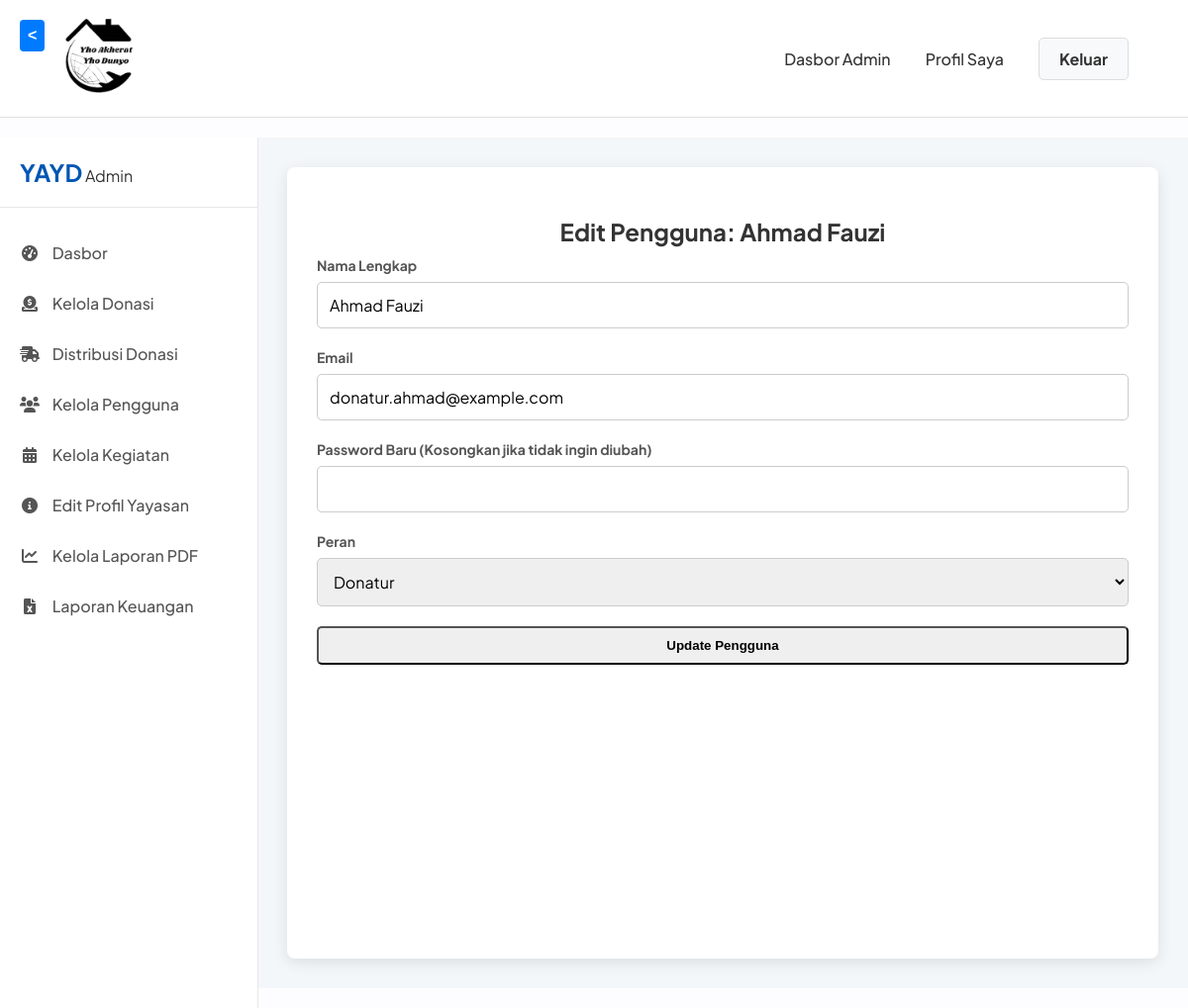
Page /admin/edit_pengguna.php?id=2 (signed in) on the committed database.
### tables this page shows
CREATE TABLE `users` (
  `id_user` INT AUTO_INCREMENT PRIMARY KEY,
  `id_role_fk` INT NOT NULL,
  `status_akun` ENUM('Aktif', 'Pending', 'Diblokir') NOT NULL DEFAULT 'Pending' COMMENT 'Status persetujuan akun oleh admin',
  `nama_lengkap` VARCHAR(255) NOT NULL,
  `email` VARCHAR(255) NOT NULL UNIQUE,
  `password` VARCHAR(255) NOT NULL COMMENT 'Password harus disimpan dalam bentuk hash',
  `nomor_telepon` VARCHAR(20) NULL,
  `alamat` TEXT NULL,
  `created_at` TIMESTAMP NULL DEFAULT CURRENT_TIMESTAMP
);

CREATE TABLE `roles` (
  `id_role` INT AUTO_INCREMENT PRIMARY KEY,
  `nama_role` VARCHAR(50) NOT NULL UNIQUE COMMENT 'Contoh: Admin, Donatur, Relawan'
);

### admin/edit_pengguna.php (called while the page is built, shortened)
<?php
require_once '../views/admin/edit_pengguna.php';

### views/admin/edit_pengguna.php (the view, shortened to what this page needs)
<?php
require_once realpath(__DIR__ . '/../../config/database.php');
require_once realpath(__DIR__ . '/../templates/header.php');
$user_id = (int)$_GET['id'];
$stmt_user = mysqli_prepare($koneksi, "
    SELECT u.*, r.nama_role
    FROM users u
    JOIN roles r ON u.id_role_fk = r.id_role
    WHERE u.id_user = ?
");
mysqli_stmt_bind_param($stmt_user, 'i', $user_id);
mysqli_stmt_execute($stmt_user);
$result_user = mysqli_stmt_get_result($stmt_user);
$user = mysqli_fetch_assoc($result_user);
$roles = mysqli_query($koneksi, "SELECT * FROM roles ORDER BY nama_role");
?>
<div class="admin-wrapper">
    <?php require_once realpath(__DIR__ . '/../templates/admin_sidebar.php'); ?>
    <main class="admin-main-content center-content">
        <div class="form-container form-container-lg" style="margin: 0;">
            <h2>Edit Pengguna: <?= htmlspecialchars($user['nama_lengkap']) ?></h2>
            <form action="<?= BASE_URL ?>/controllers/UserController.php" method="POST">
                <div class="form-group">
                    <label>Nama Lengkap</label>
                    <input type="text" name="nama_lengkap" value="<?= htmlspecialchars($user['nama_lengkap']) ?>" required>
                </div>
                <div class="form-group">
                    <label>Email</label>
                    <input type="email" name="email" value="<?= htmlspecialchars($user['email']) ?>" required>
                </div>
                <div class="form-group">
                    <label>Password Baru (Kosongkan jika tidak ingin diubah)</label>
                    <input type="password" name="password">
                </div>
                <div class="form-group">
                    <label>Peran</label>
                    <?php if ($_SESSION['user_id'] == $user['id_user']):  ?>
                        <select name="id_role_fk_disabled" required disabled>
                            <option><?= htmlspecialchars($user['nama_role']) ?></option>
                        </select>
                        <input type="hidden" name="id_role_fk" value="<?= $user['id_role_fk'] ?>">
                        <small>Anda tidak dapat mengubah peran Anda sendiri.</small>
                    <?php else:  ?>
                        <select name="id_role_fk" required>
                            <?php
                            mysqli_data_seek($roles, 0);
                            while($role = mysqli_fetch_assoc($roles)):
                            ?>
                            <option value="<?= $role['id_role'] ?>" <?= ($user['id_role_fk'] == $role['id_role']) ? 'selected' : '' ?>>
                                <?= htmlspecialchars($role['nama_role']) ?>
                            </option>
                            <?php endwhile; ?>
                        </select>
                    <?php endif; ?>
                </div>
                <button type="submit" class="btn">Update Pengguna</button>
            </form>
        </div>
    </main>
</div>

### assets/css/style.css (style rules this page uses)
body, html { margin: 0; padding: 0; font-family: 'Plus Jakarta Sans', 'Segoe UI', Tahoma, Geneva, Verdana, sans-serif; background-color: #fdfdff; color: #333; height: 100%; }
body { display: flex; flex-direction: column; min-height: 100vh; }
.btn { padding: 10px 20px; border-radius: 5px; text-decoration: none; font-weight: bold; display: inline-block; }
.form-container { background: #ffffff; padding: 30px 50px; border-radius: 8px; box-shadow: 0 4px 15px rgba(0, 0, 0, 0.1); max-width: 500px; margin: 0 auto; width: 90%; }
.form-container h2 { text-align: center; margin-bottom: 10px; color: #333; }
.form-group { margin-bottom: 20px; }
.form-group label { display: block; margin-bottom: 8px; font-weight: bold; font-size: 14px; color: #555; }
.form-group input[type="text"], .form-group input[type="email"], .form-group input[type="password"], .form-group select, .form-group textarea { width: 100%; padding: 12px; border: 1px solid #ccc; border-radius: 5px; box-sizing: border-box; font-size: 16px; transition: border-color 0.3s, box-shadow 0.3s; font-family: inherit; }
.admin-wrapper { display: flex; background-color: #f4f7fa; flex: 1; }
.admin-main-content { margin-left: 260px; flex-grow: 1; padding: 30px; }
.center-content { display: flex; justify-content: center; align-items: center; }
.admin-main-content .form-container { max-width: none; width: 100%; height: 100vh; margin: 0; padding: 30px; background: #ffffff; border-radius: 8px; box-shadow: 0 4px 15px rgba(0, 0, 0, 0.1); display: flex; flex-direction: column; box-sizing: border-box; }
.admin-main-content .form-container form { display: flex; flex-direction: column; height: 100%; }
.admin-main-content .form-container .form-group { margin-bottom: 20px; }
.admin-main-content.center-content { align-items: stretch; justify-content: stretch; padding: 30px; }
.admin-wrapper { min-height: 100vh; }

### rows in the picture
users: nama_lengkap "Ahmad Fauzi", email "donatur.ahmad@example.com", id_role_fk "Donatur"
